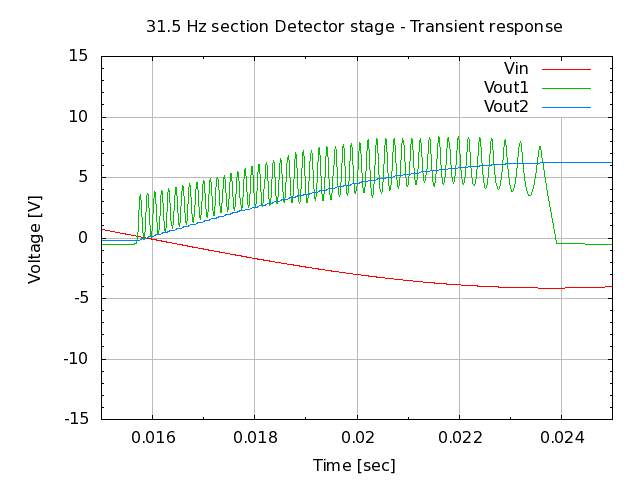

Generate this figure with gnuplot:
# setup terminal
set term png

# setup graph
set output "26.006.00.03.02-4.png"
set title "31.5 Hz section Detector stage - Transient response"

# setup Y-axis
set yrange [-15:15]
set grid ytics lt 1 lw 1 lc rgb "#bbbbbb"
set mytics
set ylabel "Voltage [V]"

# setup X-axis
set grid xtics lt 1 lw 1 lc rgb "#bbbbbb"
set mxtics
set xrange [0.015:0.025]
set xlabel "Time [sec]"

# setup plot style
set style data lines
plot '26.006.00.03.02.dat' using 1:2 title "Vin", \
     '26.006.00.03.02.dat' using 1:3 title "Vout1", \
     '26.006.00.03.02.dat' using 1:4 title "Vout2"

# set output back to default
set output

# reset terminal type
set terminal pop
